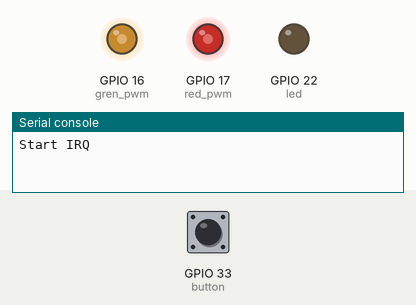
This program was run on a simulated ESP32 board running MicroPython. Parts: output pins drawn as LEDs (lit = HIGH), the last lines printed to the serial console. The test bench sets the inputs (shaded band); at power-on: GPIO 33 (button) LOW. No MQTT or app messages arrive unless stated.

Above: at 0.1 s.
At 1.3 s:
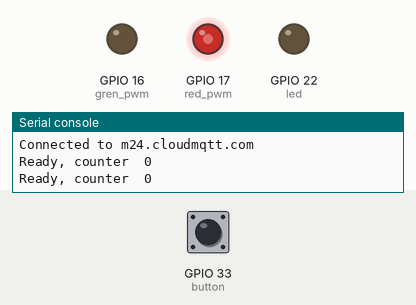
1.4 s: GPIO 33 (button) pulled HIGH for 0.15 s
Timing chart, 0 to 4.4 s (numbered marks = the images above; inputs shaded):
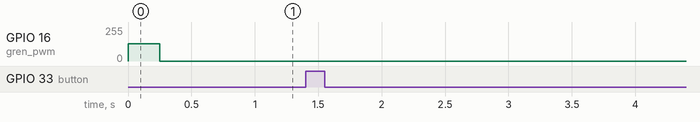

The program:

32TouchAndRoter.py
```python
import machine
from machine import TouchPad, Pin, PWM
import esp32
import time
import micropython

from umqtt.simple import MQTTClient

micropython.alloc_emergency_exception_buf(100)

#CONFIG = {
#    "broker": "broker.hivemq.com",
#    "client_id": b"D1_Mini_" + "dev_B0",
#    "topic": b"Synthwave led",
#}

CONFIG = {
    "broker": "m24.cloudmqtt.com",
    "port": b"18194",
    "client_id": b"ESP32?Lite",
    "user_name": b"Anaga",
    "user_pass": b"a12qrewa",
    "topic": "esp",
}
#
# S1 = 25 = 25
# S2 = 26 = 26
# Key= 33 = 33
#
button = Pin(33, Pin.IN)
s1 = Pin(25, Pin.IN)
s2 = Pin(26, Pin.IN)

print("Start IRQ")

# onBoard LED 22
#
led = Pin(22, Pin.OUT)

# offBoard LED red 17
# offBoard LED Gren 16
red_pwm = PWM(Pin(17),5000) #D1
gren_pwm = PWM(Pin(16),5000) #D2

# Touch Pluss
# t_plus = 13
t_plus = TouchPad(Pin(13))
t_plus.config(250)               # configure the threshold at which the pin is considered touched
#t_red.irq(trigger=Pin.IRQ_FALLING, handler=s1_down)

# Touch Minnus
# t_minus = 15
t_minus = TouchPad(Pin(15))
t_minus.config(250)


counter = 0
max_count = 100
min_count = 0

def s1_down(p):
    global counter
    s1_val = s1.value()
    s2_val = s2.value()
    #print('S1 down, now S1 value ',s1_val, ' S2 value ', s2_val)
    if s1_val and s2_val:
        print ("CW")
        if counter<max_count:
            counter+=1;

def s2_down(p):
    global counter
    s1_val = s1.value()
    s2_val = s2.value()
    #print('S2 down, now S1 value ',s1_val, ' S2 value ', s2_val)
    if s1_val and s2_val:
        print ("CCW")
        if counter >min_count:
          counter-=1;

def s_change(p):
    print(p, ' change, now value ', p.value())

def sub_cb():
    print ("input")

#button.irq(trigger=Pin.IRQ_FALLING, handler=s_down)
button.irq(trigger=Pin.IRQ_RISING| Pin.IRQ_FALLING, handler=s_change)

s1.irq(trigger=Pin.IRQ_FALLING, handler=s1_down)
#s1.irq(trigger=Pin.IRQ_RISING|Pin.IRQ_FALLING, handler=s_change)

s2.irq(trigger=Pin.IRQ_FALLING, handler=s2_down)
#s2.irq(trigger=Pin.IRQ_RISING|Pin.IRQ_FALLING, handler=s_change)


client = MQTTClient(CONFIG['client_id'], CONFIG['broker'], CONFIG['port'], CONFIG['user_name'], CONFIG['user_pass'])
client.set_callback(sub_cb)
client.connect()
print("Connected to {}".format(CONFIG['broker']))
client.subscribe("esp/led")

timer = 0
print("Ready, counter ", counter)
print("Ready, counter ", counter)
last_count = counter
while True:
    time.sleep_ms(100)
    #print("Timer", timer, ' counter ', counter);
    timer+=0.1
    #s1_down(t_plus)
    #s2_down(t_minus)
    gren_pwm.duty(counter*10)

    if (counter != last_count):

        print("Timer", timer, ' counter ', counter);
        last_count = counter
        client.publish("esp/rot", bytes(str(counter), 'utf-8'))

        print('Sensor state: {}'.format(counter))


        
```
